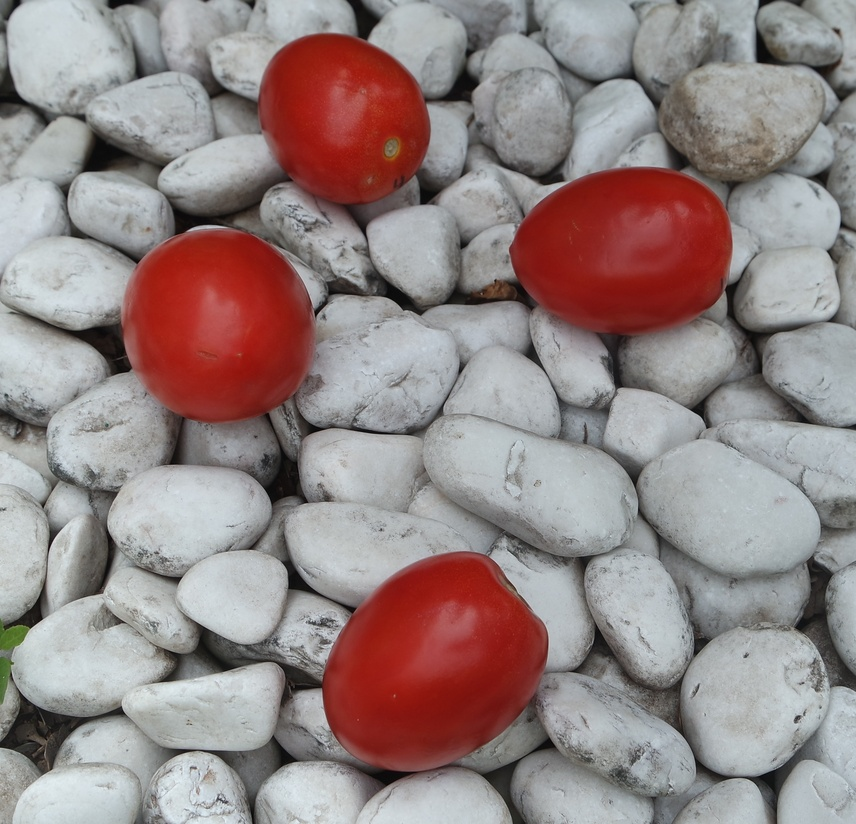
#> input picture Jit1.JPG, 856 x 824 px, shrunk from 2833 x 2729 before the run
$ python main.py
#> lines starting #> are read from the running program, lines starting #| are printed output that depends on the picture; after the words box and inside, x2 and y2 are one past the last pixel; in counts of white or black regions, pixels touching at a corner belong together
#Bibliotecas
import cv2
import numpy as np
import matplotlib.pyplot as plt
import math

from tkinter import *
from tkinter import messagebox as MessageBox

def openImage(ruta):
#> called with ruta = 'Jit1.JPG'
    return cv2.imread(ruta)
#> returned value is the input picture: shape (824, 856, 3); mean B, G, R 132.9, 133.5, 148.4

# [4 lines left out: function showImage, not called in this run]

#k-means
def kmeans(imagen):

    #Extraemos los valores de cada canal
    valores_pixeles = imagen.reshape((-1, 3))
    valores_pixeles = np.float32(valores_pixeles)

    #Establecemos el criterio de parada
    criterio_stop = (cv2.TERM_CRITERIA_EPS + cv2.TERM_CRITERIA_MAX_ITER, 10, 1.0)

    #establecemos el numero de iteraciones
    n_intentos = 30

    #Establecemos una inicializacion de valores para los centroides de manera aleatoria
    ini_centroides = cv2.KMEANS_RANDOM_CENTERS

    #Ejecutamos kmeans
    ret, labels, centers = cv2.kmeans(valores_pixeles, 4, None, criterio_stop, n_intentos, ini_centroides)

    centers = np.uint8(centers)
    info_segmentada = centers[labels.flatten()]

    img_segmentada = info_segmentada.reshape(imagen.shape)

    return img_segmentada


#Procesos para Watershed
#Grayscale
# [15 lines left out: function color_to_grayscale, not called in this run]

def binarizarImg(imagen, valor):
    filas, columnas = imagen.shape
    img_salida = np.zeros((filas, columnas), np.uint8)

    for i in range(filas):
        for j in range(columnas):
            if imagen[i][j] <= valor:
                img_salida[i][j] = 255
            else:
                img_salida[i][j] = 0
    return img_salida

# [13 lines left out: functions distancia_2_puntos, display, not called in this run]

def get_red_chanel(imagen):
    R, _, _ = cv2.split(imagen)
    return R

# [33 lines left out: functions coords_2_vector_objeto_4, coords_2_vector_objeto_2, not called in this run]

#Find Couontour
if __name__ == '__main__':
    print("SEGUNDA EVALUACION PRACTICA")

    #Primero abrimos la imagen
    img_original = openImage('Jit1.JPG')

    #Primero segmentamos por kmeans
    img_blur_color = cv2.medianBlur(img_original, 13)
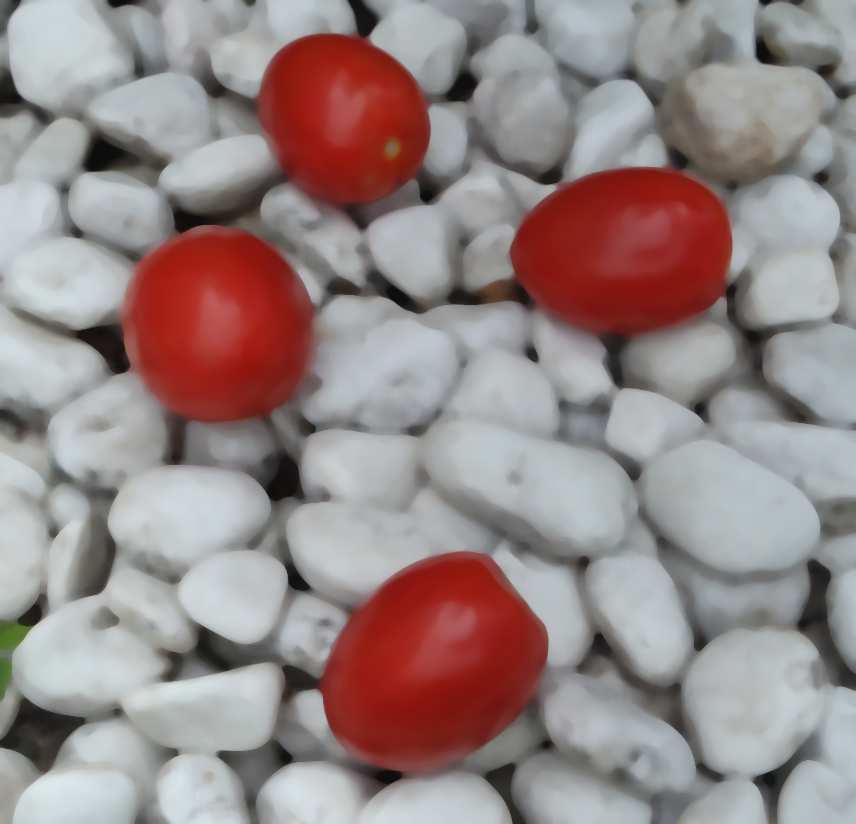
#> img_blur_color: shape (824, 856, 3); mean B, G, R 134.2, 134.8, 149.9

    #Segmentamos por K-means
    img_kmeans = kmeans(img_blur_color)
#> in kmeans, `ret, labels, centers = cv2.kmeans(valores_pixeles, 4, None, criterio_s..`: ret = 621702955.5; centers = [[68.39, 71.35, 76.95], [138.5, 138.7, 138.1], [188.6, 186.6, 181], [30.5, 36.9, 142.8]]
#> in kmeans, `centers = np.uint8(centers)`: centers = [[68, 71, 76], [138, 138, 138], [188, 186, 180], [30, 36, 142]]
#> in kmeans, `img_segmentada = info_segmentada.reshape(imagen.shape)`:
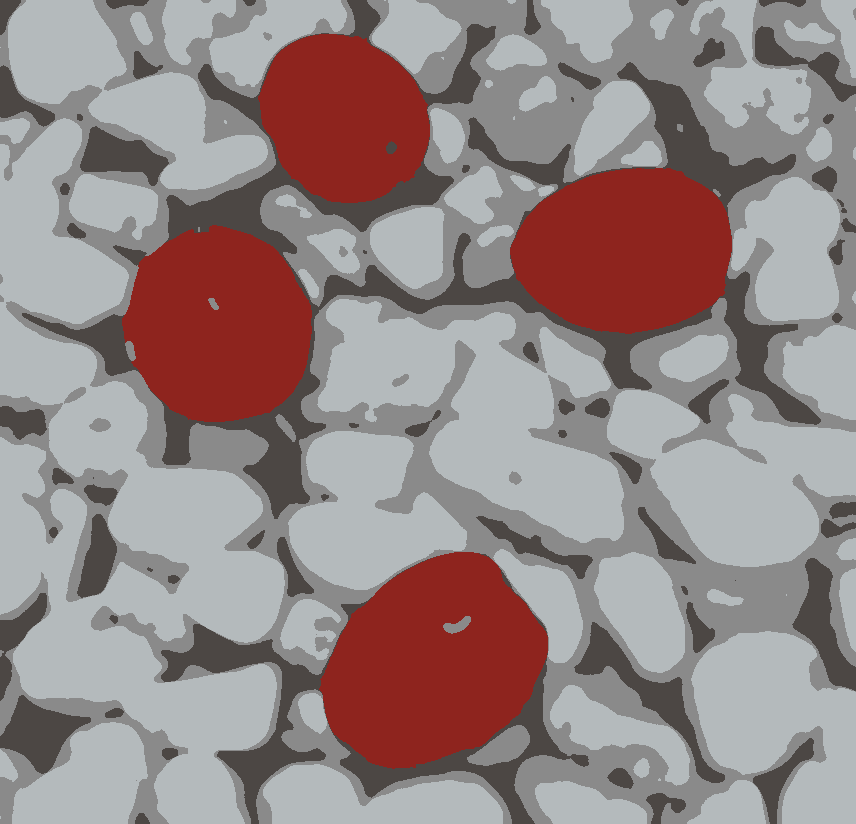
#> img_segmentada: shape (824, 856, 3); mean B, G, R 133.7, 134.1, 149.2

    #Segmentamos por color
    img_rojo = get_red_chanel(img_kmeans)
#> in get_red_chanel, `R, _, _ = cv2.split(imagen)`:
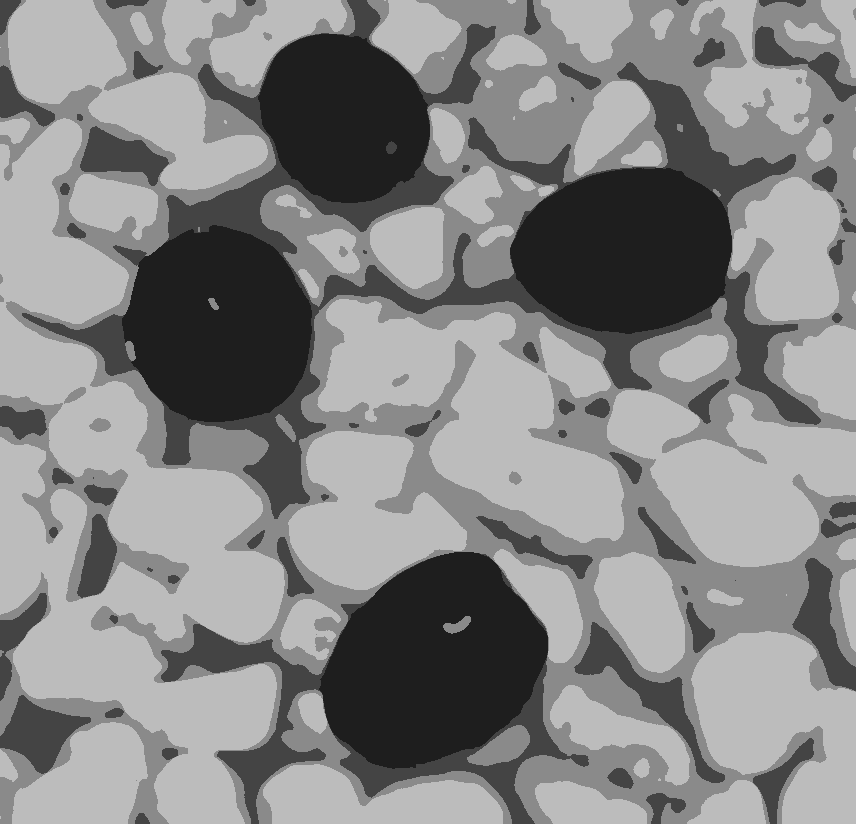
#> R: shape (824, 856); min 30, max 188, mean 133.7

    #Desenfocamos la imagen
    img_blur = cv2.medianBlur(img_rojo, 15)
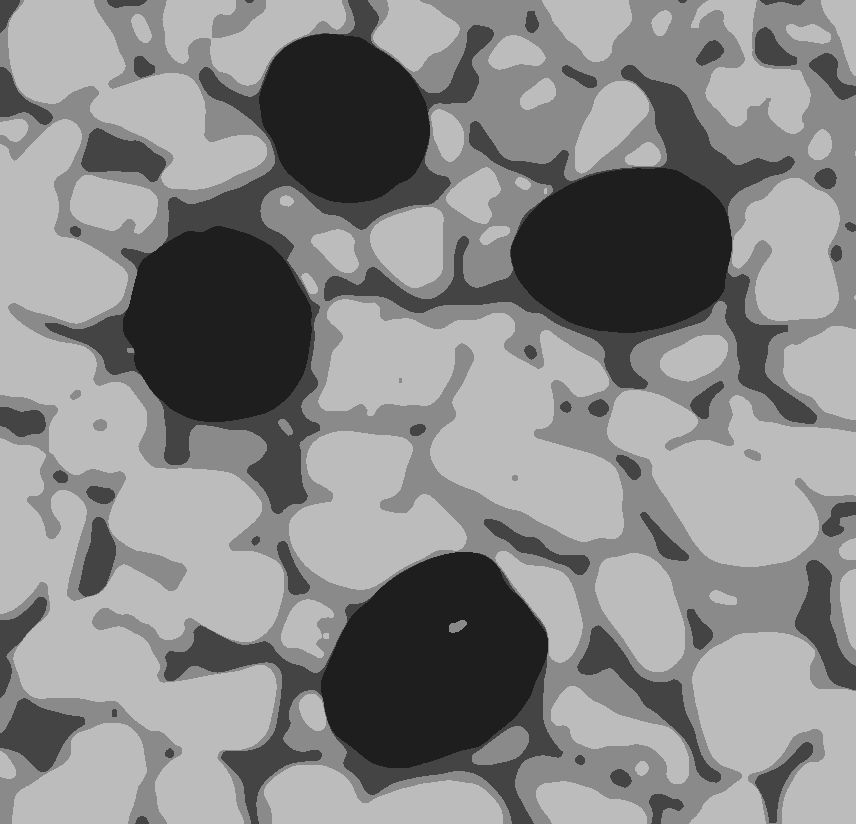
#> img_blur: shape (824, 856); min 30, max 188, mean 133.9

    #guardamos el valor de cada cluster
    valores_clusters = np.unique(img_rojo)
#> valores_clusters = [30, 68, 138, 188]

    #Binarizamos
    img_bin = binarizarImg(img_blur, valores_clusters[0])
#> after the loop in binarizarImg, `for i in range(filas):`:
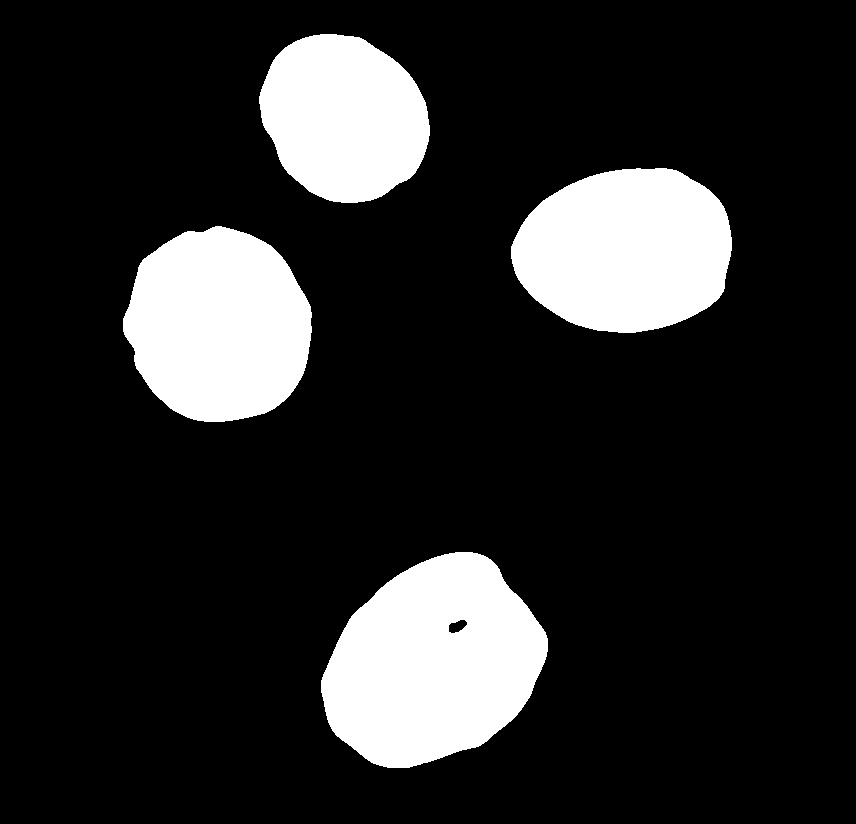
#> img_salida: shape (824, 856); 16.2% white; 4 white regions

    #Extraemos las coordenadas de los contornos con la funcion de OpenCV
    #La funcion recibe como paramentros una imagen binarizada y extrae los contronos de la misma devolviendo un arreglo con todos los puntos
    #del contorno para posteriormente poderlos analizar de manera más detenida
    contornos,hierarchy = cv2.findContours(img_bin, cv2.RETR_LIST, cv2.CHAIN_APPROX_NONE)
#> contornos = 5 contours; box (x1, y1, x2, y2) and area: (321, 552, 548, 768) 34609, (511, 168, 732, 333) 28351, (123, 226, 312, 422) 28323, (259, 34, 430, 203) 21760, (448, 619, 468, 634) 179

    indexes = []
    for i in range(len(contornos)):
        if len(contornos[i]) < 700:
            indexes.append(i)
#> this loop made 5 passes
#> after the loop, indexes = [0, 1, 2, 3, 4]
#> (the run stopped early here; a loop or call above may not have finished)
